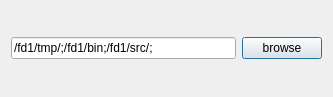
<?xml version="1.0" encoding="UTF-8"?>
<ui version="4.0">
 <class>FilesDialog1</class>
 <widget class="QDialog" name="FilesDialog1">
  <property name="geometry">
   <rect>
    <x>0</x>
    <y>0</y>
    <width>333</width>
    <height>97</height>
   </rect>
  </property>
  <property name="windowTitle">
   <string>FilesDialog1</string>
  </property>
  <layout class="QHBoxLayout" name="horizontalLayout_2">
   <item>
    <layout class="QHBoxLayout" name="horizontalLayout">
     <item>
      <widget class="QLineEdit" name="filePathsSource">
       <property name="text">
        <string>/fd1/tmp/;/fd1/bin;/fd1/src/;</string>
       </property>
      </widget>
     </item>
     <item>
      <widget class="QPushButton" name="browse">
       <property name="text">
        <string>browse</string>
       </property>
      </widget>
     </item>
    </layout>
   </item>
  </layout>
 </widget>
 <resources/>
 <connections/>
</ui>
